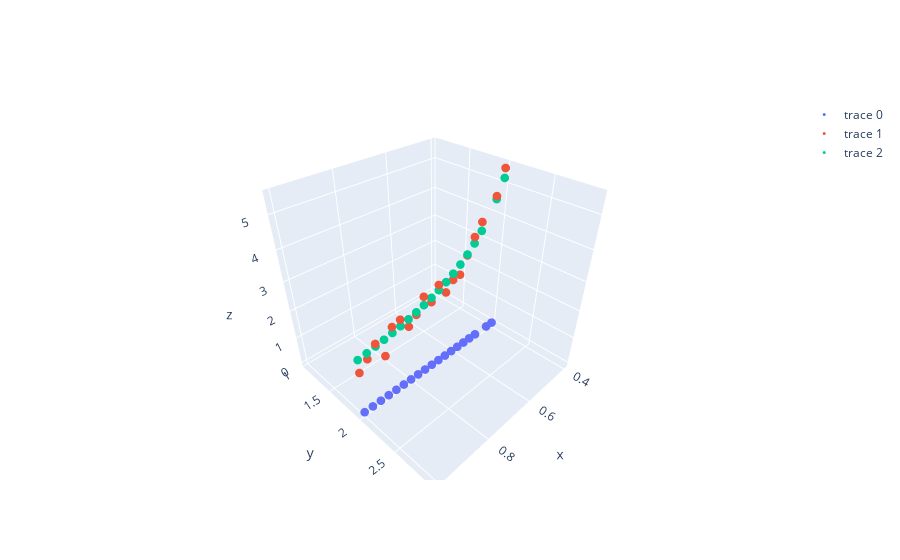

The cell this chart's notebook holds for it:
### Code cell
import pandas as pd
import plotly.graph_objects as go
df = pd.DataFrame(data)
fig = go.Figure(data=[
    go.Scatter3d(x=df["g"], y=df["lambda"], z=df["log_sim_end_time"], mode="markers", marker=dict(size=3)),
    go.Scatter3d(x=df["g"], y=df["lambda"], z=df["log_sim_fit_time"], mode="markers", marker=dict(size=3)),
    go.Scatter3d(x=df["g"], y=df["lambda"], z=df["log_analytic_time"], mode="markers", marker=dict(size=3)),])
fig.show()

### Figure 1 — Plotly figure (JSON) as saved in the notebook; plotly's stock layout.template omitted (floating-point values rounded to 4 significant figures)
{"data": [{"marker": {"size": 3}, "mode": "markers", "type": "scatter3d", "x": [0.4, 0.4316, 0.4947, 0.5263, 0.5579, 0.5895, 0.6211, 0.6526, 0.6842, 0.7158, 0.7474, 0.7789, 0.8105, 0.8421, 0.8737, 0.9053, 0.9368, 0.9684, 1], "y": [2, 2, 2, 2, 2, 2, 2, 2, 2, 2, 2, 2, 2, 2, 2, 2, 2, 2, 2], "z": [0, 0, 0, 0, 0, 0, 0, 0, 0, 0, 0, 0, 0, 0, 0, 0, 0, 0, 0]}, {"marker": {"size": 3}, "mode": "markers", "type": "scatter3d", "x": [0.4, 0.4316, 0.4947, 0.5263, 0.5579, 0.5895, 0.6211, 0.6526, 0.6842, 0.7158, 0.7474, 0.7789, 0.8105, 0.8421, 0.8737, 0.9053, 0.9368, 0.9684, 1], "y": [2, 2, 2, 2, 2, 2, 2, 2, 2, 2, 2, 2, 2, 2, 2, 2, 2, 2, 2], "z": [5.468, 4.731, 4.135, 3.769, 3.291, 2.769, 2.726, 2.437, 2.834, 2.397, 2.732, 2.274, 2.025, 2.432, 2.352, 1.519, 2.134, 1.797, 1.509]}, {"marker": {"size": 3}, "mode": "markers", "type": "scatter3d", "x": [0.4, 0.4316, 0.4947, 0.5263, 0.5579, 0.5895, 0.6211, 0.6526, 0.6842, 0.7158, 0.7474, 0.7789, 0.8105, 0.8421, 0.8737, 0.9053, 0.9368, 0.9684, 1], "y": [2, 2, 2, 2, 2, 2, 2, 2, 2, 2, 2, 2, 2, 2, 2, 2, 2, 2, 2], "z": [5.183, 4.642, 3.855, 3.563, 3.319, 3.114, 2.939, 2.788, 2.658, 2.545, 2.446, 2.359, 2.282, 2.213, 2.151, 2.096, 2.047, 2.002, 1.961]}], "layout": {}}
